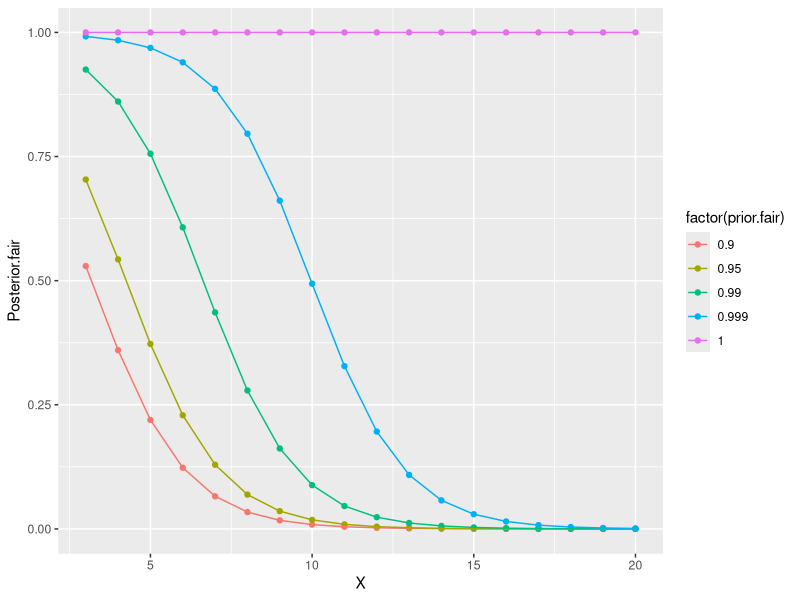

Reproduce this figure in R.
## ---- chunk 1
options(htmltools.dir.version = FALSE)
library(DiagrammeR)
library(ggplot2)
library(knitr)
opts_chunk$set(echo = FALSE, fig.width = 10, fig.height = 10 * .618)

## ---- chunk 2

poster <- function(n, p.fair) {
    
    denom <- .5 ^ n * p.fair + 1 * (1 - p.fair)
    
    (.5 ^ n * p.fair) / denom
    
}


## ---- chunk 3
res <- t(sapply(c(.9, .95, .99, .999), function(x){ 
    inp <- poster(3, x)
    c(inp, 1 - inp)
    }))
colnames(res) <- c("P(a = .5 given X = 3)", "P(a = 1 given X = 3)")
res <- cbind(prior.fair = c(.9, .95, .99, .999), res)

kable(res, digits = 3, format = "html", row.names = FALSE)
## ---- chunk 4
df2 <- expand.grid(prior.fair = c(.9, .95, .99, .999, 1), X = seq(3, 20, by = 1))
df2$Posterior.fair <- with(df2, poster(X, prior.fair))

ggplot(df2, aes(x = X, y = Posterior.fair, color = factor(prior.fair))) + geom_point() + geom_line()
## ---- chunk 5
dbp <- data.frame(Gamma = c(1, 2, 3, 4, 4.25, 5), min.p = rep("<0.0001", 6), max.p = c("<0.0001", 0.0018, 0.0136, 0.0388, 0.0468, 0.0740))
kable(dbp, format = "html")
